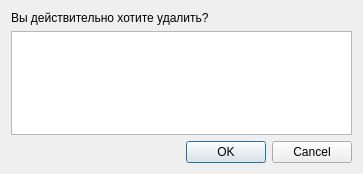
<?xml version="1.0" encoding="UTF-8"?>
<ui version="4.0">
 <class>FileSystemDeleteDialog</class>
 <widget class="QDialog" name="FileSystemDeleteDialog">
  <property name="geometry">
   <rect>
    <x>0</x>
    <y>0</y>
    <width>363</width>
    <height>174</height>
   </rect>
  </property>
  <property name="windowTitle">
   <string>Dialog</string>
  </property>
  <layout class="QVBoxLayout" name="verticalLayout">
   <item>
    <widget class="QLabel" name="label">
     <property name="text">
      <string>Вы действительно хотите удалить?</string>
     </property>
    </widget>
   </item>
   <item>
    <widget class="QListWidget" name="listWidget">
     <property name="selectionMode">
      <enum>QAbstractItemView::NoSelection</enum>
     </property>
    </widget>
   </item>
   <item>
    <widget class="QDialogButtonBox" name="buttonBox">
     <property name="orientation">
      <enum>Qt::Horizontal</enum>
     </property>
     <property name="standardButtons">
      <set>QDialogButtonBox::Cancel|QDialogButtonBox::Ok</set>
     </property>
    </widget>
   </item>
  </layout>
 </widget>
 <resources/>
 <connections>
  <connection>
   <sender>buttonBox</sender>
   <signal>accepted()</signal>
   <receiver>FileSystemDeleteDialog</receiver>
   <slot>accept()</slot>
   <hints>
    <hint type="sourcelabel">
     <x>248</x>
     <y>254</y>
    </hint>
    <hint type="destinationlabel">
     <x>157</x>
     <y>274</y>
    </hint>
   </hints>
  </connection>
  <connection>
   <sender>buttonBox</sender>
   <signal>rejected()</signal>
   <receiver>FileSystemDeleteDialog</receiver>
   <slot>reject()</slot>
   <hints>
    <hint type="sourcelabel">
     <x>316</x>
     <y>260</y>
    </hint>
    <hint type="destinationlabel">
     <x>286</x>
     <y>274</y>
    </hint>
   </hints>
  </connection>
 </connections>
</ui>
